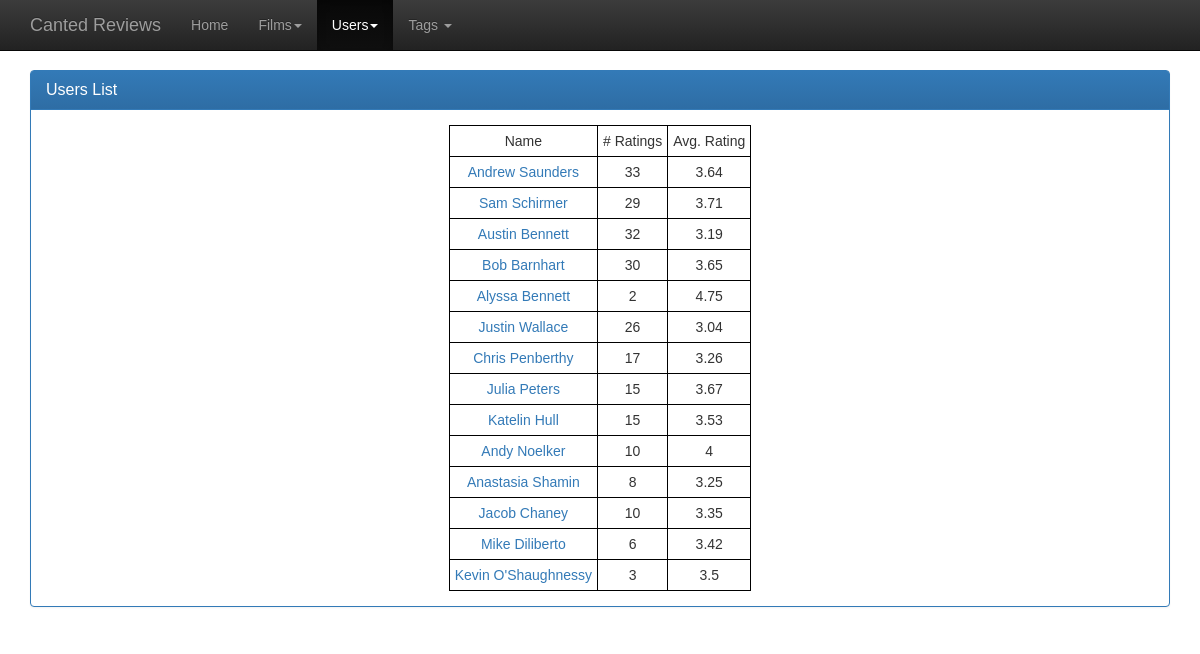
The page /users.php on the database its author committed.
### tables this page shows
CREATE TABLE tblUsers (
UserID INTEGER PRIMARY KEY AUTOINCREMENT NOT NULL,
FirstName TEXT,
LastName TEXT,
CreatedDT DATETIME NOT NULL DEFAULT CURRENT_TIMESTAMP,
RecordStatusID INTEGER NOT NULL DEFAULT 1);

### users.php (the view)
<?php
include 'php/config.php';
if (isset($_GET['id'])) {
$userid = $_GET['id'];
$select_user_sql = '	SELECT 	FirstName, LastName
			FROM 	tblUsers
			WHERE 	(UserID = :userid)';
$select_user = $db->prepare($select_user_sql);
$select_user->execute(array(':userid' => $userid)) or die(print_r($db->errorInfo(), true));
while ($rows = $select_user->fetch(PDO::FETCH_ASSOC)) {
	$firstname = $rows["FirstName"];
	$lastname = $rows["LastName"];
}
$select_ratings_sql = '	SELECT 	Rating
			FROM 	tblRatings
			WHERE 	(UserID = :userid) AND (RecordStatusID = 1)';
$select_ratings = $db->prepare($select_ratings_sql);
$select_ratings->execute(array(':userid' => $userid)) or die(print_r($db->errorInfo(), true));
$rating_counter = 0;
$rating_sum = 0;
while ($rows = $select_ratings->fetch(PDO::FETCH_ASSOC)) {
	$rating_sum += $rows["Rating"];
	$rating_counter ++;
}
echo '<div class="row">
	<div class="col-sm-6">
		<div class="panel panel-primary">
			<div class="panel-heading">
			<h1 class="panel-title">User Stats</h1>
			</div>
		<div class="panel-body">
			<table>
				<tr><td>Name</td><td># Ratings</td><td>Avg. Rating</td></tr>
				<tr>	<td>' . $firstname . ' ' . $lastname . '</td>
					<td>' . $rating_counter . '</td>
					<td>' . round(($rating_sum / $rating_counter), 2) . '</td>
				</tr>
			</table>';
echo '		</ul>';
echo '		</div>
		</div>';
echo'		<div class="panel panel-primary">
			<div class="panel-heading">
			<h1 class="panel-title">Favorite Films</h1>
			</div>
		<div class="panel-body">';
$select_top_ratings_sql = '	SELECT 	f.FilmID, f.Name, r.Rating
				FROM 	tblFilms AS f LEFT JOIN
					tblRatings AS r ON r.FilmID = f.FilmID
				WHERE 	(r.UserID = :userid) AND (f.RecordStatusID = 1) AND
					(r.RecordStatusID = 1)
				ORDER BY r.Rating DESC, f.Name
				LIMIT 10';
$select_top_ratings = $db->prepare($select_top_ratings_sql);
$select_top_ratings->execute(array(':userid' => $userid)) or die(print_r($db->errorInfo(), true));
echo '<table class="fav_films">
	<tr><td>Rank</td><td>Title</td><td>Rating</td></tr>';
$count = 1;
while ($rows = $select_top_ratings->fetch(PDO::FETCH_ASSOC)) {
	echo '	<tr>
			<td>' . $count . '</td>
			<td><a href="films?id=' . $rows["FilmID"] . '">' . $rows["Name"] . '</a></td>
			<td>' . $rows["Rating"]  . '</td>
		</tr>';
	$count ++;
}
echo '</table>';
echo '		</div>
		</div>';
echo'	</div>';
$select_reviews_sql = '	SELECT 	r.Rating, f.FilmID, f.Name, f.Year
			FROM 	tblRatings AS r LEFT JOIN
				tblFilms AS f ON f.FilmID = r.FilmID
			WHERE 	(r.UserID = :userid) AND ((f.RecordStatusID = 1) AND (r.RecordStatusID = 1))';
$select_reviews = $db->prepare($select_reviews_sql);
$select_reviews->execute(array(':userid' => $userid)) or die(print_r($db->errorInfo(), true));
echo'	<div class="col-sm-6">
		<div class="panel panel-primary">
			<div class="panel-heading">
			<h1 class="panel-title">Reviews</h1>
			</div>
		<div class="panel-body">
			<table class="user_leaderboard">
				<tr><td>Title</td><td>Year</td><td>Rating</td></tr>';
while ($rows = $select_reviews->fetch(PDO::FETCH_ASSOC)) {
	$filmid = $rows["FilmID"];
	$title = $rows["Name"];
	$filmyear = $rows["Year"];
	$rating = $rows["Rating"];
			echo '	<tr>
					<td><a href="films?id=' . $filmid . '">' . $title . '</a></td>
					<td>' . $filmyear . '</td>
					<td><strong>' . $rating . '</strong></td>
				</tr>';
}
		echo '	</table>';
	echo '	</div>
		</div>
	</div>
</div>';
}
else {
echo '<div class="row">
	<div class="col-xl-12">
	<div class="panel panel-primary div-center">
	<div class="panel-heading">
		<h1 class="panel-title">Users List</h1>
	</div>
	<div class="panel-body">
	<table>
	<tr><td>Name</td><td># Ratings</td><td>Avg. Rating</td></tr>';
$select_users_sql = '	SELECT DISTINCT	u.UserID, u.FirstName, u.LastName
			FROM 		tblUsers AS u LEFT JOIN
					tblRatings AS r ON r.UserID = u.UserID
			WHERE		(u.RecordStatusID = 1) AND (r.RecordStatusID = 1)
			';
$select_users = $db->prepare($select_users_sql);
$select_users->execute() or die(print_r($db->errorInfo(), true));
while ($rows = $select_users->fetch(PDO::FETCH_ASSOC)) {
	$fname = $rows["FirstName"];
	$lname = $rows["LastName"];
	$userid = $rows["UserID"];
	$select_avg_sql = '	SELECT 	Rating
				FROM 	tblRatings
				WHERE	(UserID = :userid) AND (RecordStatusID = 1)
				';
	$select_avg = $db->prepare($select_avg_sql);
	$select_avg->execute(array(':userid' => $userid)) or die(print_r($db->errorInfo(), true));
	$u_ratings = [];
	while ($avg = $select_avg->fetch(PDO::FETCH_ASSOC)) {
	array_push($u_ratings, $avg["Rating"]);
	}
	$u_avg = array_sum($u_ratings) / count($u_ratings);
	echo '	<tr>
			<td><a href="users?id=' . $userid . '">' . $fname . ' ' . $lname . '</a></td>
			<td>' . count($u_ratings) . '</td>
			<td>' . round($u_avg, 2) . '</td>
		</tr>';
}
echo '</table>
</div></div>';
}
require_once 'php/footer.php';
?>

### css/theme.css (style rules this page uses)
body { padding-top: 70px; padding-bottom: 30px; }

### css/style.css (style rules this page uses)
html { overflow-y: scroll; }
body { font-family: Arial, Helvetica, sans-serif; font-size: 14px; padding-left: 45px; padding-right: 45px; }
table { border-collapse: collapse; margin-left: auto; margin-right: auto; }
td { border: 1px solid #000; text-align: center; padding: 5px; }

### rows shown on the page
tblusers: FirstName "Andrew", LastName "Saunders", count($u_ratings) "33", u_avg "3.64"
tblusers: FirstName "Sam", LastName "Schirmer", count($u_ratings) "29", u_avg "3.71"
tblusers: FirstName "Austin", LastName "Bennett", count($u_ratings) "32", u_avg "3.19"
tblusers: FirstName "Bob", LastName "Barnhart", count($u_ratings) "30", u_avg "3.65"
tblusers: FirstName "Alyssa", LastName "Bennett", count($u_ratings) "2", u_avg "4.75"
tblusers: FirstName "Justin", LastName "Wallace", count($u_ratings) "26", u_avg "3.04"
tblusers: FirstName "Chris", LastName "Penberthy", count($u_ratings) "17", u_avg "3.26"
tblusers: FirstName "Julia", LastName "Peters", count($u_ratings) "15", u_avg "3.67"
tblusers: FirstName "Katelin", LastName "Hull", count($u_ratings) "15", u_avg "3.53"
tblusers: FirstName "Andy", LastName "Noelker", count($u_ratings) "10", u_avg "4"
tblusers: FirstName "Anastasia", LastName "Shamin", count($u_ratings) "8", u_avg "3.25"
tblusers: FirstName "Jacob", LastName "Chaney", count($u_ratings) "10", u_avg "3.35"
tblusers: FirstName "Mike", LastName "Diliberto", count($u_ratings) "6", u_avg "3.42"
tblusers: FirstName "Kevin", LastName "O'Shaughnessy", count($u_ratings) "3", u_avg "3.5"
